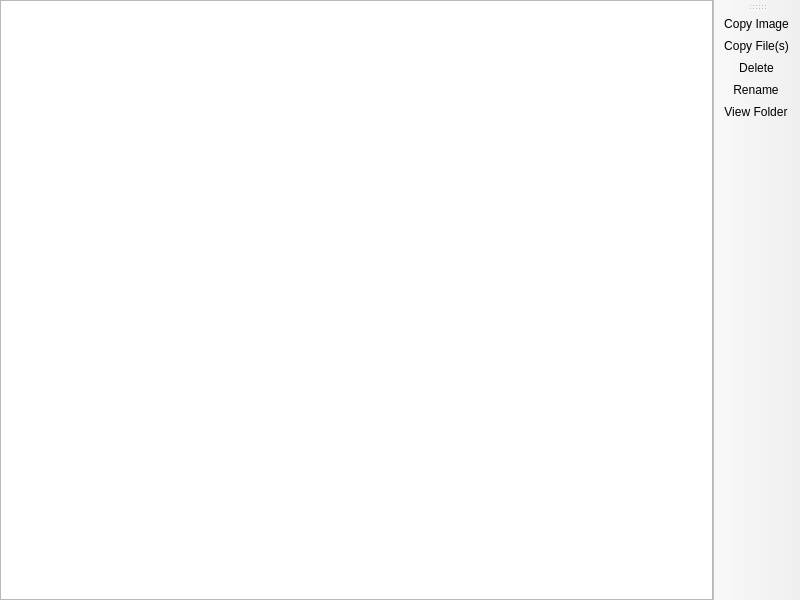
<?xml version="1.0" encoding="UTF-8"?>
<ui version="4.0">
 <class>ScreenshotsPage</class>
 <widget class="QMainWindow" name="ScreenshotsPage">
  <property name="geometry">
   <rect>
    <x>0</x>
    <y>0</y>
    <width>800</width>
    <height>600</height>
   </rect>
  </property>
  <widget class="QWidget" name="centralwidget">
   <layout class="QHBoxLayout" name="horizontalLayout">
    <property name="leftMargin">
     <number>0</number>
    </property>
    <property name="topMargin">
     <number>0</number>
    </property>
    <property name="rightMargin">
     <number>0</number>
    </property>
    <property name="bottomMargin">
     <number>0</number>
    </property>
    <item>
     <widget class="QListView" name="listView">
      <property name="showDropIndicator" stdset="0">
       <bool>false</bool>
      </property>
      <property name="selectionMode">
       <enum>QAbstractItemView::SelectionMode::ExtendedSelection</enum>
      </property>
      <property name="selectionBehavior">
       <enum>QAbstractItemView::SelectionBehavior::SelectItems</enum>
      </property>
      <property name="verticalScrollMode">
       <enum>QAbstractItemView::ScrollMode::ScrollPerPixel</enum>
      </property>
      <property name="movement">
       <enum>QListView::Movement::Snap</enum>
      </property>
     </widget>
    </item>
   </layout>
  </widget>
  <widget class="WideBar" name="toolBar">
   <property name="windowTitle">
    <string>Actions</string>
   </property>
   <property name="toolButtonStyle">
    <enum>Qt::ToolButtonStyle::ToolButtonTextOnly</enum>
   </property>
   <attribute name="toolBarArea">
    <enum>RightToolBarArea</enum>
   </attribute>
   <attribute name="toolBarBreak">
    <bool>false</bool>
   </attribute>
   <addaction name="actionCopy_Image"/>
   <addaction name="actionCopy_File_s"/>
   <addaction name="actionDelete"/>
   <addaction name="actionRename"/>
   <addaction name="actionView_Folder"/>
  </widget>
  <action name="actionDelete">
   <property name="text">
    <string>Delete</string>
   </property>
  </action>
  <action name="actionRename">
   <property name="text">
    <string>Rename</string>
   </property>
  </action>
  <action name="actionView_Folder">
   <property name="text">
    <string>View Folder</string>
   </property>
  </action>
  <action name="actionCopy_Image">
   <property name="text">
    <string>Copy Image</string>
   </property>
   <property name="toolTip">
    <string>Copy Image</string>
   </property>
  </action>
  <action name="actionCopy_File_s">
   <property name="text">
    <string>Copy File(s)</string>
   </property>
   <property name="toolTip">
    <string>Copy File(s)</string>
   </property>
  </action>
 </widget>
 <customwidgets>
  <customwidget>
   <class>WideBar</class>
   <extends>QToolBar</extends>
   <header>ui/widgets/WideBar.h</header>
  </customwidget>
 </customwidgets>
 <resources/>
 <connections/>
</ui>
